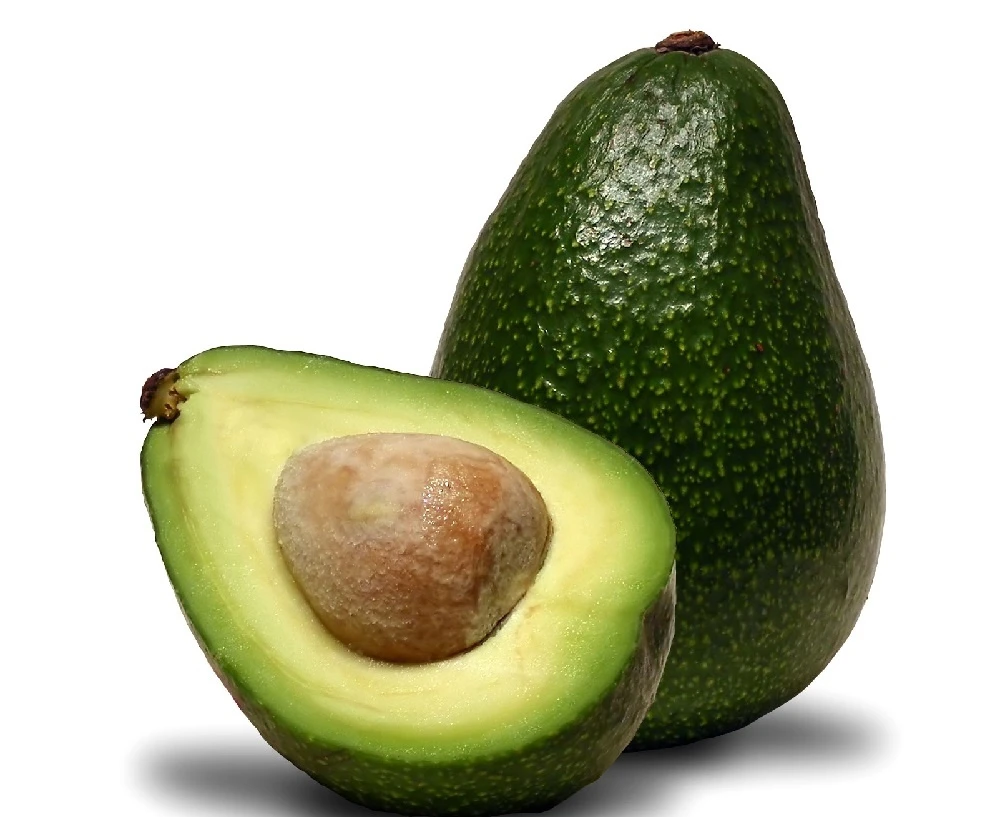
#> input picture uploads/chon_trai_cay_2.webp, 1000 x 817 px
$ python -i fresh_rotten_classifier.py   (imports and definitions only)   (older library calls are emulated)
#> lines starting #> are read from the running program, lines starting #| are printed output that depends on the picture; after the words box and inside, x2 and y2 are one past the last pixel; in counts of white or black regions, pixels touching at a corner belong together
"""
Module phân loại Trái cây Tươi vs Hỏng
Chỉ sử dụng kỹ thuật Xử lý Ảnh với OpenCV
KHÔNG dùng Machine Learning
Phù hợp cho môn Nhập môn Xử lý Ảnh
"""

import cv2
import numpy as np
import os


class FreshRottenClassifier:
    """
    Phân loại trái cây tươi hay hỏng dựa trên:
    - Màu sắc (Color Analysis)
    - Độ bóng/mờ (Brightness/Contrast)
    - Texture (Độ nhám bề mặt)
    - Vết thâm/đen (Dark spots)

    KHÔNG sử dụng Machine Learning
    """

    def __init__(self):
        """
        Khởi tạo classifier với các ngưỡng định trước
        """
        self.results_history = []


    def analyze_color_health(self, image):
        """
        Phân tích màu sắc để đánh giá độ tươi
        Trái cây tươi: Màu sắc tươi sáng, đồng đều
        Trái cây hỏng: Màu xỉn, có vệt nâu/đen

        Returns:
            dict: Các chỉ số màu sắc
        """
        # Chuyển sang HSV
        hsv = cv2.cvtColor(image, cv2.COLOR_BGR2HSV)
        h, s, v = cv2.split(hsv)

        # 1. Phân tích độ bão hòa (Saturation)
        # Trái cây tươi có màu bão hòa cao
        mean_saturation = np.mean(s)
        std_saturation = np.std(s)

        # 2. Phân tích độ sáng (Value)
        # Trái cây hỏng thường sẫm màu hơn
        mean_brightness = np.mean(v)
        std_brightness = np.std(v)

        # 3. Tìm vùng màu đen/nâu (dấu hiệu hư hỏng)
        # Threshold để tìm vùng tối
        _, dark_mask = cv2.threshold(v, 50, 255, cv2.THRESH_BINARY_INV)
        dark_ratio = np.count_nonzero(dark_mask) / (image.shape[0] * image.shape[1])

        # 4. Phân tích màu nâu (trong HSV)
        # Nâu: Hue 10-20, Saturation thấp-trung bình
        brown_lower = np.array([10, 50, 20])
        brown_upper = np.array([25, 255, 200])
        brown_mask = cv2.inRange(hsv, brown_lower, brown_upper)
        brown_ratio = np.count_nonzero(brown_mask) / (image.shape[0] * image.shape[1])

        return {
            'mean_saturation': mean_saturation,
            'std_saturation': std_saturation,
            'mean_brightness': mean_brightness,
            'std_brightness': std_brightness,
            'dark_spots_ratio': dark_ratio,
            'brown_spots_ratio': brown_ratio
        }


    def analyze_texture(self, image):
        """
        Phân tích texture bề mặt
        Trái cây tươi: Bề mặt mịn, edges nhẹ
        Trái cây hỏng: Bề mặt nhăn, edges mạnh, không đều

        Returns:
            dict: Các chỉ số texture
        """
        # Chuyển sang ảnh xám
        gray = cv2.cvtColor(image, cv2.COLOR_BGR2GRAY)

        # 1. Sobel để phát hiện edges (độ nhăn nheo)
        sobelx = cv2.Sobel(gray, cv2.CV_64F, 1, 0, ksize=3)
        sobely = cv2.Sobel(gray, cv2.CV_64F, 0, 1, ksize=3)
        sobel_magnitude = np.sqrt(sobelx**2 + sobely**2)

        # Edge intensity cao = bề mặt nhăn nheo
        mean_edge_intensity = np.mean(sobel_magnitude)
        std_edge_intensity = np.std(sobel_magnitude)

        # 2. Laplacian (phát hiện thay đổi đột ngột)
        laplacian = cv2.Laplacian(gray, cv2.CV_64F)
        mean_laplacian = np.mean(np.abs(laplacian))

        # 3. Độ biến thiên cục bộ (Local Variance)
        # Sử dụng Standard Deviation Filter
        kernel_size = 5
        local_std = cv2.blur(gray.astype(float)**2, (kernel_size, kernel_size)) - \
                    cv2.blur(gray.astype(float), (kernel_size, kernel_size))**2
        local_std = np.sqrt(np.maximum(local_std, 0))
        mean_local_variance = np.mean(local_std)

        return {
            'mean_edge_intensity': mean_edge_intensity,
            'std_edge_intensity': std_edge_intensity,
            'mean_laplacian': mean_laplacian,
            'mean_local_variance': mean_local_variance
        }


    def analyze_surface_smoothness(self, image):
        """
        Phân tích độ mịn bề mặt
        Trái cây tươi: Bề mặt bóng, phản chiếu sáng
        Trái cây hỏng: Bề mặt khô, mờ đục

        Returns:
            dict: Các chỉ số độ mịn
        """
        gray = cv2.cvtColor(image, cv2.COLOR_BGR2GRAY)

        # 1. Phân tích histogram
        hist = cv2.calcHist([gray], [0], None, [256], [0, 256])
        hist = hist.flatten()

        # Entropy (độ hỗn loạn) - càng cao càng không đồng nhất
        hist_normalized = hist / (hist.sum() + 1e-7)
        entropy = -np.sum(hist_normalized * np.log2(hist_normalized + 1e-7))

        # 2. Contrast (độ tương phản)
        contrast = gray.std()

        # 3. Tìm vùng sáng (highlights - dấu hiệu bề mặt bóng)
        bright_threshold = np.percentile(gray, 85)
        bright_mask = gray > bright_threshold
        bright_ratio = np.count_nonzero(bright_mask) / (image.shape[0] * image.shape[1])

        return {
            'entropy': entropy,
            'contrast': contrast,
            'bright_ratio': bright_ratio
        }


    def detect_spots_and_defects(self, image):
        """
        Phát hiện vết thâm, vết hư hỏng trên bề mặt
        Sử dụng Morphological Operations

        Returns:
            dict: Thông tin về vết thâm
        """
        hsv = cv2.cvtColor(image, cv2.COLOR_BGR2HSV)
        h, s, v = cv2.split(hsv)

        # 1. Tìm các vùng tối bất thường
        # Sử dụng adaptive threshold để phát hiện vùng tối cục bộ
        gray = cv2.cvtColor(image, cv2.COLOR_BGR2GRAY)
        adaptive_thresh = cv2.adaptiveThreshold(
            gray, 255, cv2.ADAPTIVE_THRESH_GAUSSIAN_C,
            cv2.THRESH_BINARY_INV, 15, 5
        )

        # 2. Morphological operations để loại bỏ nhiễu
        kernel = cv2.getStructuringElement(cv2.MORPH_ELLIPSE, (5, 5))
        morphed = cv2.morphologyEx(adaptive_thresh, cv2.MORPH_CLOSE, kernel)
        morphed = cv2.morphologyEx(morphed, cv2.MORPH_OPEN, kernel)

        # 3. Đếm số vết thâm
        contours, _ = cv2.findContours(morphed, cv2.RETR_EXTERNAL, cv2.CHAIN_APPROX_SIMPLE)

        # Lọc contours nhỏ (nhiễu)
        min_area = 50
        valid_spots = [cnt for cnt in contours if cv2.contourArea(cnt) > min_area]
        num_spots = len(valid_spots)

        # Tổng diện tích các vết
        total_spot_area = sum([cv2.contourArea(cnt) for cnt in valid_spots])
        image_area = image.shape[0] * image.shape[1]
        spot_area_ratio = total_spot_area / image_area

        return {
            'num_spots': num_spots,
            'spot_area_ratio': spot_area_ratio,
            'defect_mask': morphed  # Trả về mask để visualize
        }


    def classify(self, image, show_details=False):
        """
        Phân loại trái cây tươi hay hỏng

        Args:
            image: Ảnh đầu vào (BGR)
            show_details: Hiển thị chi tiết phân tích

        Returns:
            dict: Kết quả phân loại
        """
        # Tiền xử lý
        image = cv2.resize(image, (300, 300))
        image = cv2.GaussianBlur(image, (3, 3), 0)

        # Phân tích các đặc trưng
        color_features = self.analyze_color_health(image)
        texture_features = self.analyze_texture(image)
        smoothness_features = self.analyze_surface_smoothness(image)
        defect_features = self.detect_spots_and_defects(image)

        # === HỆ THỐNG CHẤM ĐIỂM (RULE-BASED) ===

        health_score = 100.0  # Bắt đầu với 100 điểm
        reasons = []

        # 1. Đánh giá màu sắc (trọng số: 30%)
        # Saturation thấp = màu xỉn (nhưng cho phép màu xanh tự nhiên)
        # Chỉ trừ điểm nếu ĐỒNG THỜI saturation thấp VÀ brightness thấp
        if color_features['mean_saturation'] < 60 and color_features['mean_brightness'] < 80:
            penalty = (60 - color_features['mean_saturation']) * 0.2
            health_score -= penalty
            reasons.append(f"Màu sắc xỉn, tối (-{penalty:.1f} điểm)")

        # Vết đen/tối (nghiêm trọng)
        if color_features['dark_spots_ratio'] > 0.15:
            penalty = color_features['dark_spots_ratio'] * 180
            health_score -= penalty
            reasons.append(f"Có vết đen (-{penalty:.1f} điểm)")

        # Vết nâu (dấu hiệu hư hỏng)
        if color_features['brown_spots_ratio'] > 0.20:
            penalty = color_features['brown_spots_ratio'] * 120
            health_score -= penalty
            reasons.append(f"Có vết nâu (-{penalty:.1f} điểm)")

        # 2. Đánh giá texture (trọng số: 25%)
        # Edge intensity cao = bề mặt nhăn nheo
        if texture_features['mean_edge_intensity'] > 40:
            penalty = (texture_features['mean_edge_intensity'] - 40) * 0.4
            health_score -= penalty
            reasons.append(f"Bề mặt nhăn (-{penalty:.1f} điểm)")

        # Local variance cao = không đồng đều (nới lỏng hơn)
        if texture_features['mean_local_variance'] > 50:
            penalty = (texture_features['mean_local_variance'] - 50) * 0.25
            health_score -= penalty
            reasons.append(f"Bề mặt không đều (-{penalty:.1f} điểm)")

        # 3. Đánh giá độ mịn (trọng số: 20%)
        # Entropy cao = không đồng nhất (nới lỏng)
        if smoothness_features['entropy'] > 7.0:
            penalty = (smoothness_features['entropy'] - 7.0) * 6
            health_score -= penalty
            reasons.append(f"Độ đồng nhất kém (-{penalty:.1f} điểm)")

        # Không trừ điểm cho bright_ratio thấp vì trái xanh tự nhiên ít bóng

        # 4. Đánh giá vết hư hỏng (trọng số: 25%)
        if defect_features['num_spots'] > 5:
            penalty = (defect_features['num_spots'] - 5) * 4
            health_score -= penalty
            reasons.append(f"Có {defect_features['num_spots']} vết thâm (-{penalty:.1f} điểm)")

        if defect_features['spot_area_ratio'] > 0.08:
            penalty = defect_features['spot_area_ratio'] * 250
            health_score -= penalty
            reasons.append(f"Vết hư hỏng lớn (-{penalty:.1f} điểm)")

        # Giới hạn điểm trong khoảng 0-100
        health_score = max(0, min(100, health_score))

        # === QUYẾT ĐỊNH CUỐI CÙNG ===
        if health_score >= 65:
            status = "TƯƠI"
            color_code = (0, 255, 0)  # Xanh lá
            confidence = health_score / 100
        elif health_score >= 35:
            status = "TRUNG BÌNH"
            color_code = (0, 165, 255)  # Cam
            confidence = 0.5 + (health_score - 35) / 60 * 0.3
        else:
            status = "HỎNG"
            color_code = (0, 0, 255)  # Đỏ
            confidence = 1.0 - (health_score / 40) * 0.3

        result = {
            'status': status,
            'health_score': health_score,
            'confidence': confidence,
            'color_code': color_code,
            'reasons': reasons,
            'features': {
                'color': color_features,
                'texture': texture_features,
                'smoothness': smoothness_features,
                'defects': defect_features
            }
        }

        self.results_history.append(result)

        return result


    def visualize_analysis(self, image, result):
        """
        Hiển thị kết quả phân tích trên ảnh

        Returns:
            numpy.ndarray: Ảnh có kết quả
        """
        # Resize để hiển thị
        display_img = cv2.resize(image, (400, 400))

        # Vẽ khung màu theo kết quả
        color = result['color_code']
        cv2.rectangle(display_img, (0, 0), (399, 399), color, 15)

        # Thêm text kết quả
        status = result['status']
        score = result['health_score']

        # Background cho text
        cv2.rectangle(display_img, (10, 10), (390, 80), (0, 0, 0), -1)
        cv2.rectangle(display_img, (10, 10), (390, 80), color, 3)

        # Text
        font = cv2.FONT_HERSHEY_SIMPLEX
        cv2.putText(display_img, f"Trang thai: {status}", (20, 40),
                   font, 0.8, (255, 255, 255), 2)
        cv2.putText(display_img, f"Diem: {score:.1f}/100", (20, 70),
                   font, 0.7, (255, 255, 255), 2)

        return display_img

>>> import cv2
>>> picture = cv2.imread('../uploads/chon_trai_cay_2.webp')
#> picture is the input picture: shape (817, 1000, 3); mean B, G, R 158, 183.4, 181.8
>>> result = FreshRottenClassifier().classify(picture)
#> in analyze_color_health, `hsv = cv2.cvtColor(image, cv2.COLOR_BGR2HSV)`: hsv: shape (300, 300, 3); mean H, S, V 16.9, 70.9, 186.2
#> in analyze_color_health, `h, s, v = cv2.split(hsv)`:
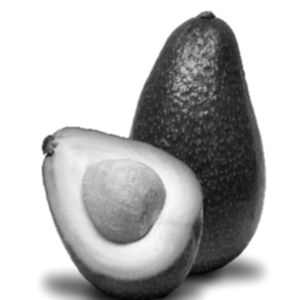
#> v: shape (300, 300); min 4, max 255, mean 186.2
#> in analyze_color_health, `mean_saturation = np.mean(s)`: mean_saturation = 70.89
#> in analyze_color_health, `std_saturation = np.std(s)`: std_saturation = 83.51
#> in analyze_color_health, `mean_brightness = np.mean(v)`: mean_brightness = 186.2
#> in analyze_color_health, `std_brightness = np.std(v)`: std_brightness = 83.75
#> in analyze_color_health, `_, dark_mask = cv2.threshold(v, 50, 255, cv2.THRESH_BINARY_INV)`:
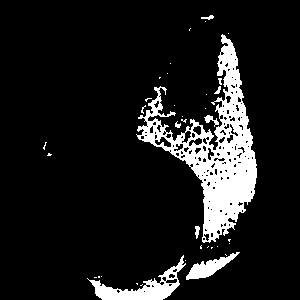
#> dark_mask: shape (300, 300); 11.1% white; 37 white regions (29 under 20 px), largest, box (x1, y1, x2, y2) and area: (136, 34, 257, 243) 7723, (87, 255, 186, 300) 1326, (186, 252, 240, 280) 566
#> in analyze_color_health, `dark_ratio = np.count_nonzero(dark_mask) / (image.shape[0] * image.sha..`: dark_ratio = 0.111
#> in analyze_color_health, `brown_mask = cv2.inRange(hsv, brown_lower, brown_upper)`:
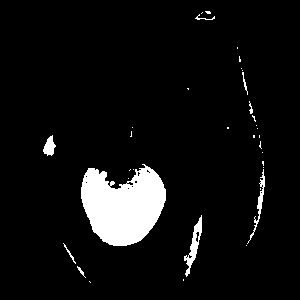
#> brown_mask: shape (300, 300); 6.5% white; 35 white regions (26 under 20 px), largest, box (x1, y1, x2, y2) and area: (81, 164, 166, 246) 4854, (184, 215, 202, 277) 354, (247, 169, 265, 244) 215
#> in analyze_color_health, `brown_ratio = np.count_nonzero(brown_mask) / (image.shape[0] * image.s..`: brown_ratio = 0.065
#> in classify, `color_features = self.analyze_color_health(image)`: color_features = {'mean_saturation': 70.89, 'std_saturation': 83.51, 'mean_brightness': 186.2, 'std_brightness': 83.75, 'dark_spots_ratio': 0.111, 'brown_spots_ratio': 0.065}
#> in analyze_texture, `sobel_magnitude = np.sqrt(sobelx**2 + sobely**2)`:
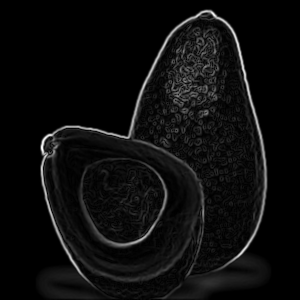
#> sobel_magnitude: shape (300, 300) float64; min 0, max 700.8, mean 36.9; drawn with min black and max white
#> in analyze_texture, `mean_edge_intensity = np.mean(sobel_magnitude)`: mean_edge_intensity = 36.93
#> in analyze_texture, `std_edge_intensity = np.std(sobel_magnitude)`: std_edge_intensity = 71.92
#> in analyze_texture, `laplacian = cv2.Laplacian(gray, cv2.CV_64F)`:
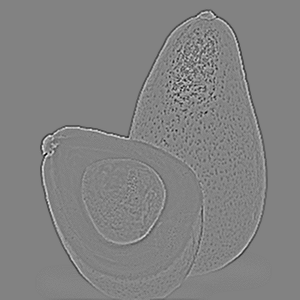
#> laplacian: shape (300, 300) float64; min -116, max 110, mean 0; drawn with min black and max white
#> in analyze_texture, `mean_laplacian = np.mean(np.abs(laplacian))`: mean_laplacian = 4.53
#> in analyze_texture, `local_std = np.sqrt(np.maximum(local_std, 0))`:
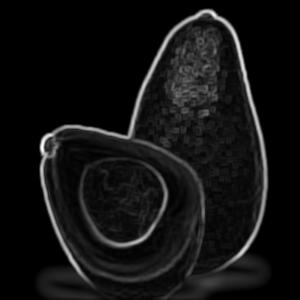
#> local_std: shape (300, 300) float64; min 0, max 89.94, mean 6.6; drawn with min black and max white
#> in analyze_texture, `mean_local_variance = np.mean(local_std)`: mean_local_variance = 6.6
#> in classify, `texture_features = self.analyze_texture(image)`: texture_features = {'mean_edge_intensity': 36.93, 'std_edge_intensity': 71.92, 'mean_laplacian': 4.53, 'mean_local_variance': 6.6}
#> in analyze_surface_smoothness, `hist = cv2.calcHist([gray], [0], None, [256], [0, 256])`: hist = 256 values, max 42600 at index 255, min 0 at index 0, mean 351.6
#> in analyze_surface_smoothness, `hist_normalized = hist / (hist.sum() + 1e-7)`: hist_normalized = 256 values, max 0.473 at index 255, min 0 at index 0, mean 0.00391
#> in analyze_surface_smoothness, `entropy = -np.sum(hist_normalized * np.log2(hist_normalized + 1e-7))`: entropy = 5.08
#> in analyze_surface_smoothness, `contrast = gray.std()`: contrast = 87.66
#> in analyze_surface_smoothness, `bright_threshold = np.percentile(gray, 85)`: bright_threshold = 255
#> in analyze_surface_smoothness, `bright_mask = gray > bright_threshold`: bright_mask: shape (300, 300) bool; every value is 0
#> in analyze_surface_smoothness, `bright_ratio = np.count_nonzero(bright_mask) / (image.shape[0] * image..`: bright_ratio = 0
#> in classify, `smoothness_features = self.analyze_surface_smoothness(image)`: smoothness_features = {'entropy': 5.08, 'contrast': 87.66, 'bright_ratio': 0}
#> in detect_spots_and_defects, `adaptive_thresh = cv2.adaptiveThreshold( gray, 255, cv2.ADAPTIVE_THRES..`: adaptive_thresh: shape (300, 300); 14.6% white; 282 white regions (229 under 20 px), largest, box (x1, y1, x2, y2) and area: (42, 11, 266, 298) 6639, (153, 96, 222, 150) 1068, (81, 161, 166, 245) 878
#> in detect_spots_and_defects, `morphed = cv2.morphologyEx(adaptive_thresh, cv2.MORPH_CLOSE, kernel)`: morphed: shape (300, 300); 21.7% white; 81 white regions (68 under 20 px), largest, box (x1, y1, x2, y2) and area: (42, 11, 266, 300) 16051, (81, 159, 166, 245) 2397, (46, 278, 77, 291) 212
#> in detect_spots_and_defects, `morphed = cv2.morphologyEx(morphed, cv2.MORPH_OPEN, kernel)`:
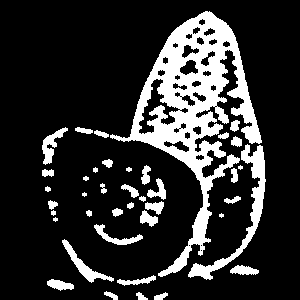
#> morphed: shape (300, 300); 18.2% white; 40 white regions (4 under 20 px)
#> in detect_spots_and_defects, `contours, _ = cv2.findContours(morphed, cv2.RETR_EXTERNAL, cv2.CHAIN_A..`: contours = 40 contours, 10 with area under 20; largest, box (x1, y1, x2, y2) and area: (110, 11, 262, 277) 12363, (188, 144, 266, 280) 1407, (62, 239, 114, 283) 410, (42, 127, 68, 165) 301, (94, 224, 143, 245) 245
#> in detect_spots_and_defects, `valid_spots = [cnt for cnt in contours if cv2.contourArea(cnt) > min_a..`: valid_spots = 21 contours; largest, box (x1, y1, x2, y2) and area: (110, 11, 262, 277) 12363, (188, 144, 266, 280) 1407, (62, 239, 114, 283) 410, (42, 127, 68, 165) 301, (94, 224, 143, 245) 245
#> in detect_spots_and_defects, `num_spots = len(valid_spots)`: num_spots = 21
#> in detect_spots_and_defects, `total_spot_area = sum([cv2.contourArea(cnt) for cnt in valid_spots])`: total_spot_area = 16291
#> in detect_spots_and_defects, `spot_area_ratio = total_spot_area / image_area`: spot_area_ratio = 0.181
#> in classify, `defect_features = self.detect_spots_and_defects(image)`: defect_features = 3 items
#> in classify, `penalty = (defect_features['num_spots'] - 5) * 4`: penalty = 64
#> in classify, `health_score -= penalty`: health_score = 36
#> in classify, `penalty = defect_features['spot_area_ratio'] * 250`: penalty = 45.25
#> in classify, `health_score -= penalty`: health_score = -9.25
#> in classify, `health_score = max(0, min(100, health_score))`: health_score = 0
#> in classify, `confidence = 1.0 - (health_score / 40) * 0.3`: confidence = 1
#> result = 6 items
